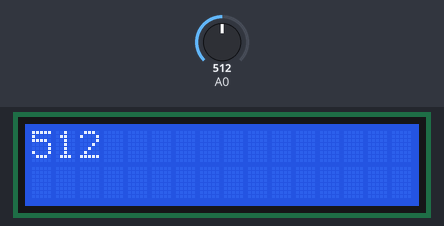
The sketch below on a simulated Arduino Uno, built with avr-gcc and run on an emulated ATmega328P. Shown: 16×2 character LCD. The test bench sets the inputs (shaded band); at power-on: A0 = 512. What the sketch prints to the serial monitor is not drawn.

Above: at 1.2 s.
1.3 s: A0 set to 716
At 2.0 s:
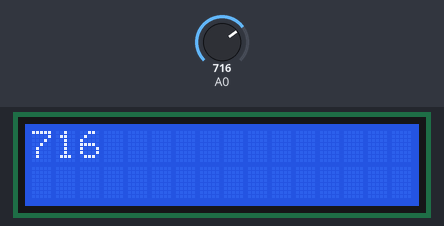
2.8 s: A0 set to 900
At 3.6 s:
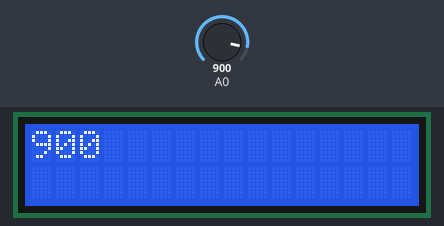
4.3 s: A0 set to 1023
At 5.3 s:
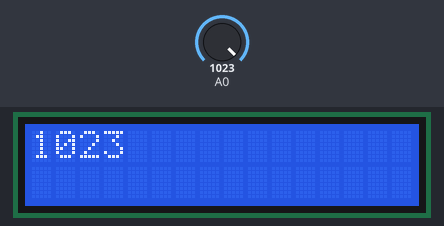
Timing chart, 0 to 7.3 s (numbered marks = the images above; inputs shaded):
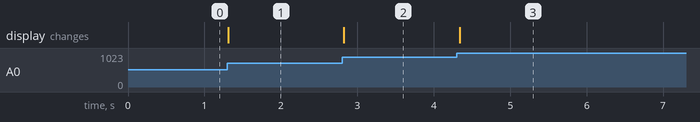

The sketch:

Motion_Sensor_using_I2C.ino
```cpp
#include <Wire.h>
#include <LiquidCrystal_I2C.h>
LiquidCrystal_I2C lcd(0x27,16,2);
int ir= A0;
void setup()
{
  lcd.init();
  lcd.backlight();
  pinMode(A0, INPUT);
  Serial.begin(9600);
}
void loop()
{
  int motData=analogRead(A0);
  lcd.setCursor(0,0);
  lcd.print(motData);
  Serial.println(motData);
  delay(50);

}
```

Measured:
- after the input at 1.3 s, the display: changes at once (image 1)
- after the input at 2.8 s, the display: changes at once (image 2)
- after the input at 4.3 s, the display: changes at once (image 3)
